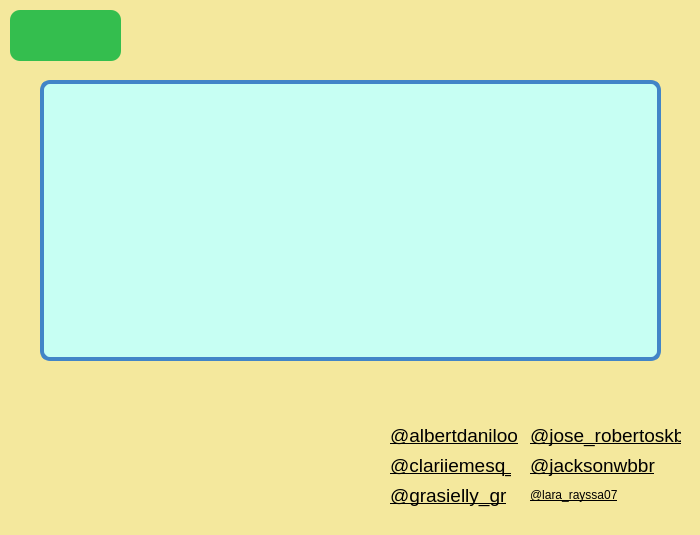
<?xml version="1.0" encoding="UTF-8"?>
<ui version="4.0">
 <class>aboutWindow</class>
 <widget class="QMainWindow" name="aboutWindow">
  <property name="geometry">
   <rect>
    <x>0</x>
    <y>0</y>
    <width>700</width>
    <height>535</height>
   </rect>
  </property>
  <property name="minimumSize">
   <size>
    <width>700</width>
    <height>535</height>
   </size>
  </property>
  <property name="maximumSize">
   <size>
    <width>700</width>
    <height>535</height>
   </size>
  </property>
  <property name="windowTitle">
   <string>Sobre</string>
  </property>
  <property name="styleSheet">
   <string notr="true">background-color: rgb(244, 232, 157);</string>
  </property>
  <widget class="QWidget" name="centralwidget">
   <widget class="QPushButton" name="pushButton">
    <property name="geometry">
     <rect>
      <x>40</x>
      <y>80</y>
      <width>621</width>
      <height>281</height>
     </rect>
    </property>
    <property name="styleSheet">
     <string notr="true">QPushButton{
	border-radius:10px;
	background-color: rgb(199, 255, 243);
	border: 4px solid;
	border-color: rgb(66, 133, 199);
}</string>
    </property>
    <property name="text">
     <string/>
    </property>
    <property name="icon">
     <iconset>
      <normaloff>textosobre.png</normaloff>textosobre.png</iconset>
    </property>
    <property name="iconSize">
     <size>
      <width>540</width>
      <height>540</height>
     </size>
    </property>
   </widget>
   <widget class="QLabel" name="label_2">
    <property name="geometry">
     <rect>
      <x>210</x>
      <y>20</y>
      <width>211</width>
      <height>51</height>
     </rect>
    </property>
    <property name="text">
     <string/>
    </property>
    <property name="pixmap">
     <pixmap>speakynotes.png</pixmap>
    </property>
    <property name="scaledContents">
     <bool>true</bool>
    </property>
   </widget>
   <widget class="QLabel" name="label">
    <property name="geometry">
     <rect>
      <x>70</x>
      <y>370</y>
      <width>191</width>
      <height>31</height>
     </rect>
    </property>
    <property name="text">
     <string/>
    </property>
    <property name="pixmap">
     <pixmap>desenvolvedores.png</pixmap>
    </property>
    <property name="scaledContents">
     <bool>true</bool>
    </property>
   </widget>
   <widget class="QLabel" name="label_3">
    <property name="geometry">
     <rect>
      <x>60</x>
      <y>410</y>
      <width>181</width>
      <height>121</height>
     </rect>
    </property>
    <property name="text">
     <string/>
    </property>
    <property name="pixmap">
     <pixmap>textodesenvolvedores.png</pixmap>
    </property>
    <property name="scaledContents">
     <bool>true</bool>
    </property>
   </widget>
   <widget class="QLabel" name="label_4">
    <property name="geometry">
     <rect>
      <x>460</x>
      <y>380</y>
      <width>111</width>
      <height>31</height>
     </rect>
    </property>
    <property name="text">
     <string/>
    </property>
    <property name="pixmap">
     <pixmap>contatos1.png</pixmap>
    </property>
    <property name="scaledContents">
     <bool>true</bool>
    </property>
   </widget>
   <widget class="QPushButton" name="aboutOk_Button">
    <property name="geometry">
     <rect>
      <x>10</x>
      <y>10</y>
      <width>111</width>
      <height>51</height>
     </rect>
    </property>
    <property name="cursor">
     <cursorShape>PointingHandCursor</cursorShape>
    </property>
    <property name="styleSheet">
     <string notr="true">QPushButton{
	border-radius:10px;
	background-color: rgb(52, 190, 78);

}

QPushButton:hover{
	background-color: rgb(54, 215, 96);
}
</string>
    </property>
    <property name="text">
     <string/>
    </property>
    <property name="icon">
     <iconset>
      <normaloff>okay.png</normaloff>okay.png</iconset>
    </property>
    <property name="iconSize">
     <size>
      <width>30</width>
      <height>30</height>
     </size>
    </property>
   </widget>
   <widget class="QLabel" name="label_6">
    <property name="geometry">
     <rect>
      <x>430</x>
      <y>10</y>
      <width>61</width>
      <height>61</height>
     </rect>
    </property>
    <property name="text">
     <string/>
    </property>
    <property name="pixmap">
     <pixmap>../Downloads/logo_speakynotes.png</pixmap>
    </property>
    <property name="scaledContents">
     <bool>true</bool>
    </property>
   </widget>
   <widget class="QLabel" name="label_7">
    <property name="geometry">
     <rect>
      <x>390</x>
      <y>450</y>
      <width>121</width>
      <height>31</height>
     </rect>
    </property>
    <property name="cursor">
     <cursorShape>PointingHandCursor</cursorShape>
    </property>
    <property name="styleSheet">
     <string notr="true">font: 14pt &quot;MS Shell Dlg 2&quot;;</string>
    </property>
    <property name="text">
     <string>&lt;html&gt;&lt;head/&gt;&lt;body&gt;&lt;p&gt;&lt;a href=&quot;https://instagram.com/clariiemesq_?igshid=YmMyMTA2M2Y=&quot;&gt;&lt;span style=&quot; font-size:14pt; text-decoration: underline; color:#000000;&quot;&gt;@clariiemesq_&lt;/span&gt;&lt;/a&gt;&lt;/p&gt;&lt;/body&gt;&lt;/html&gt;</string>
    </property>
   </widget>
   <widget class="QLabel" name="label_8">
    <property name="geometry">
     <rect>
      <x>390</x>
      <y>480</y>
      <width>121</width>
      <height>31</height>
     </rect>
    </property>
    <property name="cursor">
     <cursorShape>PointingHandCursor</cursorShape>
    </property>
    <property name="styleSheet">
     <string notr="true">font: 14pt &quot;MS Shell Dlg 2&quot;;</string>
    </property>
    <property name="text">
     <string>&lt;html&gt;&lt;head/&gt;&lt;body&gt;&lt;p&gt;&lt;a href=&quot;https://instagram.com/grasielly_gr?igshid=YmMyMTA2M2Y=&quot;&gt;&lt;span style=&quot; font-size:14pt; text-decoration: underline; color:#000000;&quot;&gt;@grasielly_gr&lt;/span&gt;&lt;/a&gt;&lt;/p&gt;&lt;/body&gt;&lt;/html&gt;</string>
    </property>
   </widget>
   <widget class="QLabel" name="label_9">
    <property name="geometry">
     <rect>
      <x>530</x>
      <y>450</y>
      <width>131</width>
      <height>31</height>
     </rect>
    </property>
    <property name="cursor">
     <cursorShape>PointingHandCursor</cursorShape>
    </property>
    <property name="styleSheet">
     <string notr="true">font: 14pt &quot;MS Shell Dlg 2&quot;;</string>
    </property>
    <property name="text">
     <string>&lt;html&gt;&lt;head/&gt;&lt;body&gt;&lt;p&gt;&lt;a href=&quot;https://instagram.com/jacksonwbbr?igshid=YmMyMTA2M2Y=&quot;&gt;&lt;span style=&quot; font-size:14pt; text-decoration: underline; color:#000000;&quot;&gt;@jacksonwbbr&lt;/span&gt;&lt;/a&gt;&lt;/p&gt;&lt;/body&gt;&lt;/html&gt;</string>
    </property>
   </widget>
   <widget class="QLabel" name="label_10">
    <property name="geometry">
     <rect>
      <x>390</x>
      <y>420</y>
      <width>151</width>
      <height>31</height>
     </rect>
    </property>
    <property name="cursor">
     <cursorShape>PointingHandCursor</cursorShape>
    </property>
    <property name="styleSheet">
     <string notr="true">font: 14pt &quot;MS Shell Dlg 2&quot;;
</string>
    </property>
    <property name="text">
     <string>&lt;html&gt;&lt;head/&gt;&lt;body&gt;&lt;p&gt;&lt;a href=&quot;https://instagram.com/albertdaniloo?igshid=YmMyMTA2M2Y=&quot;&gt;&lt;span style=&quot; font-size:14pt; text-decoration: underline; color:#000000;&quot;&gt;@albertdaniloo&lt;/span&gt;&lt;/a&gt;&lt;/p&gt;&lt;/body&gt;&lt;/html&gt;</string>
    </property>
   </widget>
   <widget class="QLabel" name="label_5">
    <property name="geometry">
     <rect>
      <x>530</x>
      <y>420</y>
      <width>151</width>
      <height>31</height>
     </rect>
    </property>
    <property name="minimumSize">
     <size>
      <width>145</width>
      <height>21</height>
     </size>
    </property>
    <property name="cursor">
     <cursorShape>PointingHandCursor</cursorShape>
    </property>
    <property name="styleSheet">
     <string notr="true">font: 14pt &quot;MS Shell Dlg 2&quot;;</string>
    </property>
    <property name="text">
     <string>&lt;html&gt;&lt;head/&gt;&lt;body&gt;&lt;p&gt;&lt;a href=&quot;https://instagram.com/jose_robertoskb?igshid=YmMyMTA2M2Y=&quot;&gt;&lt;span style=&quot; font-size:14pt; text-decoration: underline; color:#000000;&quot;&gt;@jose_robertoskb&lt;/span&gt;&lt;/a&gt;&lt;/p&gt;&lt;/body&gt;&lt;/html&gt;</string>
    </property>
   </widget>
   <widget class="QLabel" name="label_11">
    <property name="geometry">
     <rect>
      <x>530</x>
      <y>480</y>
      <width>141</width>
      <height>31</height>
     </rect>
    </property>
    <property name="cursor">
     <cursorShape>PointingHandCursor</cursorShape>
    </property>
    <property name="styleSheet">
     <string notr="true">font: 14pt &quot;MS Shell Dlg 2&quot;;</string>
    </property>
    <property name="text">
     <string>&lt;html&gt;&lt;head/&gt;&lt;body&gt;&lt;p&gt;&lt;a href=&quot;https://instagram.com/lara_rayssa07?igshid=YmMyMTA2M2Y=&quot;&gt;&lt;span style=&quot; text-decoration: underline; color:#000000;&quot;&gt;@lara_rayssa07&lt;/span&gt;&lt;/a&gt;&lt;/p&gt;&lt;/body&gt;&lt;/html&gt;</string>
    </property>
   </widget>
   <widget class="QLabel" name="label_12">
    <property name="geometry">
     <rect>
      <x>580</x>
      <y>380</y>
      <width>31</width>
      <height>31</height>
     </rect>
    </property>
    <property name="text">
     <string/>
    </property>
    <property name="pixmap">
     <pixmap>../Downloads/3225191_app_instagram_logo_media_popular_icon.png</pixmap>
    </property>
    <property name="scaledContents">
     <bool>true</bool>
    </property>
   </widget>
  </widget>
 </widget>
 <resources/>
 <connections>
  <connection>
   <sender>aboutOk_Button</sender>
   <signal>clicked()</signal>
   <receiver>aboutWindow</receiver>
   <slot>close()</slot>
   <hints>
    <hint type="sourcelabel">
     <x>320</x>
     <y>485</y>
    </hint>
    <hint type="destinationlabel">
     <x>323</x>
     <y>267</y>
    </hint>
   </hints>
  </connection>
 </connections>
</ui>
